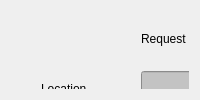
             <widget class="QWidget" name="GetDiagnostics">
              <layout class="QGridLayout" name="gridLayout_13">
               <item row="0" column="0">
                <widget class="QWidget" name="widget_Get_Diagnostics" native="true">
                 <property name="font">
                  <font>
                   <strikeout>false</strikeout>
                  </font>
                 </property>
                 <property name="focusPolicy">
                  <enum>Qt::NoFocus</enum>
                 </property>
                 <property name="autoFillBackground">
                  <bool>true</bool>
                 </property>
                 <widget class="QLabel" name="label_47">
                  <property name="geometry">
                   <rect>
                    <x>460</x>
                    <y>20</y>
                    <width>61</width>
                    <height>16</height>
                   </rect>
                  </property>
                  <property name="text">
                   <string>Response</string>
                  </property>
                 </widget>
                 <widget class="Line" name="line_19">
                  <property name="geometry">
                   <rect>
                    <x>310</x>
                    <y>0</y>
                    <width>16</width>
                    <height>801</height>
                   </rect>
                  </property>
                  <property name="orientation">
                   <enum>Qt::Vertical</enum>
                  </property>
                 </widget>
                 <widget class="QLabel" name="label_48">
                  <property name="geometry">
                   <rect>
                    <x>130</x>
                    <y>20</y>
                    <width>61</width>
                    <height>16</height>
                   </rect>
                  </property>
                  <property name="text">
                   <string>Request</string>
                  </property>
                 </widget>
                 <widget class="QLineEdit" name="lineEdit_Location_Get_Diagnostics_Request">
                  <property name="geometry">
                   <rect>
                    <x>130</x>
                    <y>60</y>
                    <width>161</width>
                    <height>31</height>
                   </rect>
                  </property>
                  <property name="autoFillBackground">
                   <bool>false</bool>
                  </property>
                  <property name="styleSheet">
                   <string notr="true">background:rgb(195,195,195)</string>
                  </property>
                  <property name="text">
                   <string/>
                  </property>
                  <property name="readOnly">
                   <bool>true</bool>
                  </property>
                 </widget>
                 <widget class="QLabel" name="label_Location_Get_Diagnostics_Request">
                  <property name="geometry">
                   <rect>
                    <x>30</x>
                    <y>70</y>
                    <width>81</width>
                    <height>16</height>
                   </rect>
                  </property>
                  <property name="text">
                   <string>Location</string>
                  </property>
                 </widget>
                 <widget class="QLineEdit" name="lineEdit_Retries__Get_Diagnostics_Request">
                  <property name="geometry">
                   <rect>
                    <x>130</x>
                    <y>110</y>
                    <width>161</width>
                    <height>31</height>
                   </rect>
                  </property>
                  <property name="autoFillBackground">
                   <bool>false</bool>
                  </property>
                  <property name="styleSheet">
                   <string notr="true">background:rgb(195,195,195)</string>
                  </property>
                  <property name="text">
                   <string/>
                  </property>
                  <property name="readOnly">
                   <bool>true</bool>
                  </property>
                 </widget>
                 <widget class="QLabel" name="label_Retries_Get_Diagnostics_Request">
                  <property name="geometry">
                   <rect>
                    <x>30</x>
                    <y>120</y>
                    <width>81</width>
                    <height>16</height>
                   </rect>
                  </property>
                  <property name="text">
                   <string>Retries</string>
                  </property>
                 </widget>
                 <widget class="QLineEdit" name="lineEdit_RetryInterval__Get_Diagnostics_Request">
                  <property name="geometry">
                   <rect>
                    <x>130</x>
                    <y>160</y>
                    <width>161</width>
                    <height>31</height>
                   </rect>
                  </property>
                  <property name="autoFillBackground">
                   <bool>false</bool>
                  </property>
                  <property name="styleSheet">
                   <string notr="true">background:rgb(195,195,195)</string>
                  </property>
                  <property name="text">
                   <string/>
                  </property>
                  <property name="readOnly">
                   <bool>true</bool>
                  </property>
                 </widget>
                 <widget class="QLabel" name="label_RetryInterval_Get_Diagnostics_Request">
                  <property name="geometry">
                   <rect>
                    <x>30</x>
                    <y>170</y>
                    <width>81</width>
                    <height>16</height>
                   </rect>
                  </property>
                  <property name="text">
                   <string>Rety Interval</string>
                  </property>
                 </widget>
                 <widget class="QLabel" name="label_StartTime_Get_Diagnostics_Request">
                  <property name="geometry">
                   <rect>
                    <x>30</x>
                    <y>220</y>
                    <width>81</width>
                    <height>16</height>
                   </rect>
                  </property>
                  <property name="text">
                   <string>Start time</string>
                  </property>
                 </widget>
                 <widget class="QLineEdit" name="lineEdit_Starttime_Get_Diagnostics_Request">
                  <property name="geometry">
                   <rect>
                    <x>130</x>
                    <y>210</y>
                    <width>161</width>
                    <height>31</height>
                   </rect>
                  </property>
                  <property name="autoFillBackground">
                   <bool>false</bool>
                  </property>
                  <property name="styleSheet">
                   <string notr="true">background:rgb(195,195,195)</string>
                  </property>
                  <property name="text">
                   <string/>
                  </property>
                  <property name="readOnly">
                   <bool>true</bool>
                  </property>
                 </widget>
                 <widget class="QLabel" name="label_StopTime_Get_Diagnostics_Request">
                  <property name="geometry">
                   <rect>
                    <x>30</x>
                    <y>270</y>
                    <width>81</width>
                    <height>16</height>
                   </rect>
                  </property>
                  <property name="text">
                   <string>Stop time</string>
                  </property>
                 </widget>
                 <widget class="QLineEdit" name="lineEdit_StopTime_Get_Diagnostics_Request">
                  <property name="geometry">
                   <rect>
                    <x>130</x>
                    <y>260</y>
                    <width>161</width>
                    <height>31</height>
                   </rect>
                  </property>
                  <property name="autoFillBackground">
                   <bool>false</bool>
                  </property>
                  <property name="styleSheet">
                   <string notr="true">background:rgb(195,195,195)</string>
                  </property>
                  <property name="text">
                   <string/>
                  </property>
                  <property name="readOnly">
                   <bool>true</bool>
                  </property>
                 </widget>
                 <widget class="QLabel" name="label_FileName_Get_Diagnostics_Response">
                  <property name="geometry">
                   <rect>
                    <x>350</x>
                    <y>60</y>
                    <width>81</width>
                    <height>16</height>
                   </rect>
                  </property>
                  <property name="text">
                   <string>File Name</string>
                  </property>
                 </widget>
                 <widget class="QLineEdit" name="lineEdit_FileName_Get_Diagnostics_Response">
                  <property name="geometry">
                   <rect>
                    <x>440</x>
                    <y>50</y>
                    <width>161</width>
                    <height>31</height>
                   </rect>
                  </property>
                  <property name="autoFillBackground">
                   <bool>false</bool>
                  </property>
                  <property name="styleSheet">
                   <string notr="true"/>
                  </property>
                  <property name="text">
                   <string/>
                  </property>
                  <property name="readOnly">
                   <bool>true</bool>
                  </property>
                 </widget>
                </widget>
               </item>
              </layout>
             </widget>
